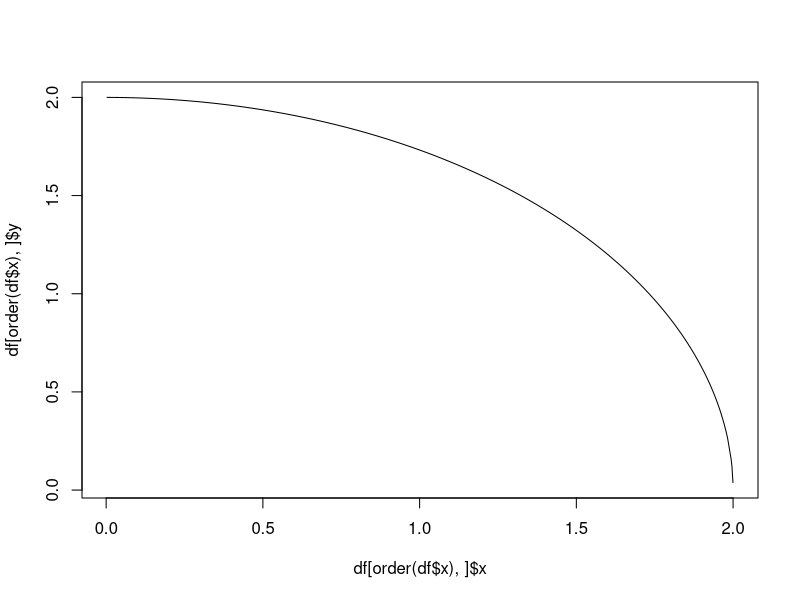
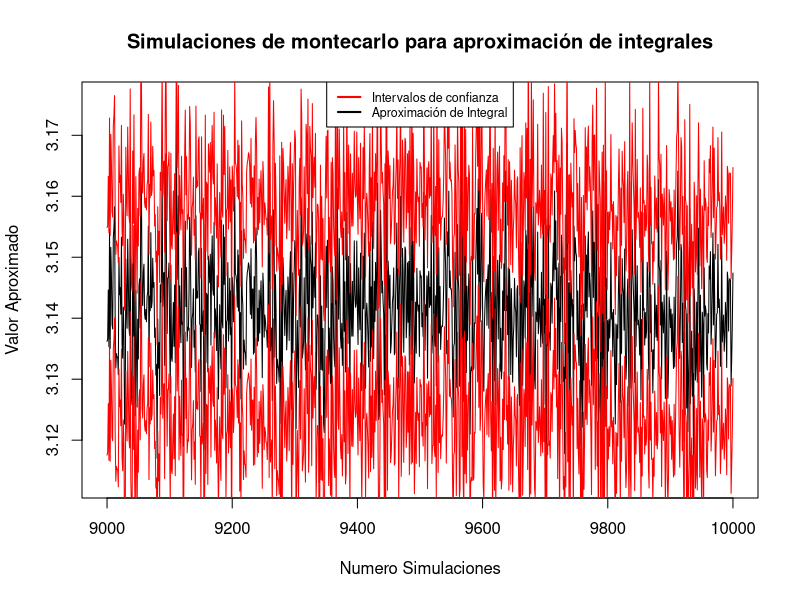

Recreate these plots in R, in order.
#Montecarlo


##Testing

nsim <- 1000
x <- runif(1000,0,2)
y <- sqrt(4-(x)^2)
df <- as.data.frame(cbind(x,y))
class(df)
plot(df[order(df$x),]$x,df[order(df$x),]$y,type="l")





montecarlo <- function(nsim=10000,alpha=0.05,fun=mifunc,a=0,b=1){
  valores.uniformes <- runif(nsim,a,b)
  mi.func <- mean(fun(valores.uniformes))
  zdensityonalpha <- qnorm(alpha/2, lower.tail = FALSE)
  sample_var <- var(fun(valores.uniformes))
  interval <- zdensityonalpha*sqrt(sample_var/nsim)
  return (list(point_estimate = mi.func, intervalo = interval))
}

mifunc <- function(x){2*sqrt(4-(x^2))}
integral.lim.sup <- 2
integral.lim.inf <- 0
N = 9000:10000
alpha = 0.05

df <- as.data.frame(do.call(rbind,lapply(N,montecarlo,alpha=alpha,fun=mifunc,a=integral.lim.inf,b=integral.lim.sup)))
plot(N,as.numeric(df$point_estimate), type = "l",xlab="Numero Simulaciones",ylab = "Valor Aproximado",main="Simulaciones de montecarlo para aproximación de integrales")
lines(N,as.numeric(df$point_estimate)+as.numeric(df$intervalo), type="l", col = "red")
lines(N,as.numeric(df$point_estimate)-as.numeric(df$intervalo), type="l", col = "red")
legend(x = "top", c("Intervalos de confianza","Aproximación de Integral"),lty=c(1,1), lwd=c(2,2,2),col=c("red","black"),cex = 0.75)
str(df)
?do.call

?plot

